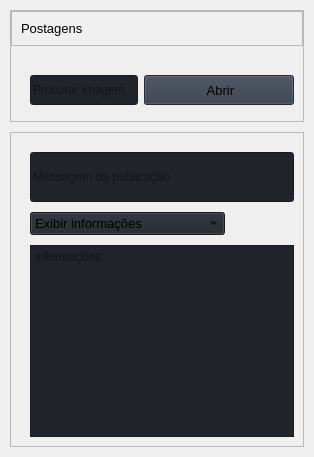
                     <widget class="QWidget" name="widgets">
                      <property name="styleSheet">
                       <string notr="true">b</string>
                      </property>
                      <layout class="QVBoxLayout" name="verticalLayout">
                       <property name="spacing">
                        <number>10</number>
                       </property>
                       <property name="leftMargin">
                        <number>10</number>
                       </property>
                       <property name="topMargin">
                        <number>10</number>
                       </property>
                       <property name="rightMargin">
                        <number>10</number>
                       </property>
                       <property name="bottomMargin">
                        <number>10</number>
                       </property>
                       <item>
                        <widget class="QFrame" name="row_1">
                         <property name="frameShape">
                          <enum>QFrame::StyledPanel</enum>
                         </property>
                         <property name="frameShadow">
                          <enum>QFrame::Raised</enum>
                         </property>
                         <layout class="QVBoxLayout" name="verticalLayout_16">
                          <property name="spacing">
                           <number>0</number>
                          </property>
                          <property name="leftMargin">
                           <number>0</number>
                          </property>
                          <property name="topMargin">
                           <number>0</number>
                          </property>
                          <property name="rightMargin">
                           <number>0</number>
                          </property>
                          <property name="bottomMargin">
                           <number>0</number>
                          </property>
                          <item>
                           <widget class="QFrame" name="frame_div_content_1">
                            <property name="minimumSize">
                             <size>
                              <width>0</width>
                              <height>110</height>
                             </size>
                            </property>
                            <property name="maximumSize">
                             <size>
                              <width>16777215</width>
                              <height>110</height>
                             </size>
                            </property>
                            <property name="frameShape">
                             <enum>QFrame::NoFrame</enum>
                            </property>
                            <property name="frameShadow">
                             <enum>QFrame::Raised</enum>
                            </property>
                            <layout class="QVBoxLayout" name="verticalLayout_17">
                             <property name="spacing">
                              <number>0</number>
                             </property>
                             <property name="leftMargin">
                              <number>0</number>
                             </property>
                             <property name="topMargin">
                              <number>0</number>
                             </property>
                             <property name="rightMargin">
                              <number>0</number>
                             </property>
                             <property name="bottomMargin">
                              <number>0</number>
                             </property>
                             <item>
                              <widget class="QFrame" name="frame_title_wid_1">
                               <property name="maximumSize">
                                <size>
                                 <width>16777215</width>
                                 <height>38</height>
                                </size>
                               </property>
                               <property name="frameShape">
                                <enum>QFrame::StyledPanel</enum>
                               </property>
                               <property name="frameShadow">
                                <enum>QFrame::Raised</enum>
                               </property>
                               <layout class="QVBoxLayout" name="verticalLayout_18">
                                <item>
                                 <widget class="QLabel" name="labelBoxBlenderInstalation">
                                  <property name="font">
                                   <font>
                                    <family>Segoe UI</family>
                                    <pointsize>10</pointsize>
                                    <weight>50</weight>
                                    <italic>false</italic>
                                    <bold>false</bold>
                                   </font>
                                  </property>
                                  <property name="styleSheet">
                                   <string notr="true"/>
                                  </property>
                                  <property name="text">
                                   <string>Postagens</string>
                                  </property>
                                 </widget>
                                </item>
                               </layout>
                              </widget>
                             </item>
                             <item>
                              <widget class="QFrame" name="frame_content_wid_1">
                               <property name="frameShape">
                                <enum>QFrame::NoFrame</enum>
                               </property>
                               <property name="frameShadow">
                                <enum>QFrame::Raised</enum>
                               </property>
                               <layout class="QHBoxLayout" name="horizontalLayout_9">
                                <item>
                                 <layout class="QGridLayout" name="gridLayout">
                                  <property name="leftMargin">
                                   <number>10</number>
                                  </property>
                                  <property name="topMargin">
                                   <number>20</number>
                                  </property>
                                  <property name="bottomMargin">
                                   <number>9</number>
                                  </property>
                                  <item row="0" column="0">
                                   <widget class="QLineEdit" name="lineEditDic">
                                    <property name="minimumSize">
                                     <size>
                                      <width>0</width>
                                      <height>30</height>
                                     </size>
                                    </property>
                                    <property name="styleSheet">
                                     <string notr="true">background-color: rgb(33, 37, 43);</string>
                                    </property>
                                    <property name="text">
                                     <string/>
                                    </property>
                                    <property name="placeholderText">
                                     <string>Procurar imagem</string>
                                    </property>
                                   </widget>
                                  </item>
                                  <item row="0" column="1">
                                   <widget class="QPushButton" name="ButtonDic">
                                    <property name="minimumSize">
                                     <size>
                                      <width>150</width>
                                      <height>30</height>
                                     </size>
                                    </property>
                                    <property name="font">
                                     <font>
                                      <family>Segoe UI</family>
                                      <pointsize>10</pointsize>
                                      <weight>50</weight>
                                      <italic>false</italic>
                                      <bold>false</bold>
                                     </font>
                                    </property>
                                    <property name="cursor">
                                     <cursorShape>PointingHandCursor</cursorShape>
                                    </property>
                                    <property name="styleSheet">
                                     <string notr="true">background-color: rgb(52, 59, 72);</string>
                                    </property>
                                    <property name="text">
                                     <string> Abrir</string>
                                    </property>
                                    <property name="icon">
                                     <iconset resource="../../Modern_GUI_PyDracula_PySide6_or_PyQt6-master/resources.qrc">
                                      <normaloff>:/icons/images/icons/cil-folder-open.png</normaloff>:/icons/images/icons/cil-folder-open.png</iconset>
                                    </property>
                                   </widget>
                                  </item>
                                 </layout>
                                </item>
                               </layout>
                              </widget>
                             </item>
                            </layout>
                           </widget>
                          </item>
                         </layout>
                        </widget>
                       </item>
                       <item>
                        <widget class="QFrame" name="row_2">
                         <property name="minimumSize">
                          <size>
                           <width>0</width>
                           <height>140</height>
                          </size>
                         </property>
                         <property name="frameShape">
                          <enum>QFrame::StyledPanel</enum>
                         </property>
                         <property name="frameShadow">
                          <enum>QFrame::Raised</enum>
                         </property>
                         <layout class="QVBoxLayout" name="verticalLayout_19">
                          <item>
                           <layout class="QGridLayout" name="gridLayout_2">
                            <property name="leftMargin">
                             <number>10</number>
                            </property>
                            <property name="topMargin">
                             <number>10</number>
                            </property>
                            <property name="bottomMargin">
                             <number>0</number>
                            </property>
                            <property name="horizontalSpacing">
                             <number>0</number>
                            </property>
                            <property name="verticalSpacing">
                             <number>10</number>
                            </property>
                            <item row="4" column="0">
                             <widget class="QComboBox" name="comboBoxInfos">
                              <property name="maximumSize">
                               <size>
                                <width>195</width>
                                <height>16777215</height>
                               </size>
                              </property>
                              <property name="font">
                               <font>
                                <family>Segoe UI</family>
                                <pointsize>10</pointsize>
                                <weight>50</weight>
                                <italic>false</italic>
                                <bold>false</bold>
                               </font>
                              </property>
                              <property name="autoFillBackground">
                               <bool>false</bool>
                              </property>
                              <property name="styleSheet">
                               <string notr="true">background-color: rgb(33, 37, 43);</string>
                              </property>
                              <property name="editable">
                               <bool>false</bool>
                              </property>
                              <property name="currentText">
                               <string>Exibir informações</string>
                              </property>
                              <property name="iconSize">
                               <size>
                                <width>16</width>
                                <height>16</height>
                               </size>
                              </property>
                              <property name="frame">
                               <bool>true</bool>
                              </property>
                              <item>
                               <property name="text">
                                <string>Exibir informações</string>
                               </property>
                              </item>
                              <item>
                               <property name="text">
                                <string>Esconder informações</string>
                               </property>
                              </item>
                             </widget>
                            </item>
                            <item row="0" column="0" rowspan="2">
                             <widget class="QLineEdit" name="lineEdit">
                              <property name="minimumSize">
                               <size>
                                <width>0</width>
                                <height>50</height>
                               </size>
                              </property>
                              <property name="styleSheet">
                               <string notr="true">background-color: rgb(33, 37, 43);</string>
                              </property>
                              <property name="placeholderText">
                               <string>Mensagem da publicação</string>
                              </property>
                             </widget>
                            </item>
                            <item row="5" column="0">
                             <widget class="QPlainTextEdit" name="plainTextEditInfos">
                              <property name="styleSheet">
                               <string notr="true">background-color: rgb(33, 37, 43);</string>
                              </property>
                              <property name="placeholderText">
                               <string>Informações:</string>
                              </property>
                             </widget>
                            </item>
                           </layout>
                          </item>
                         </layout>
                        </widget>
                       </item>
                      </layout>
                     </widget>
